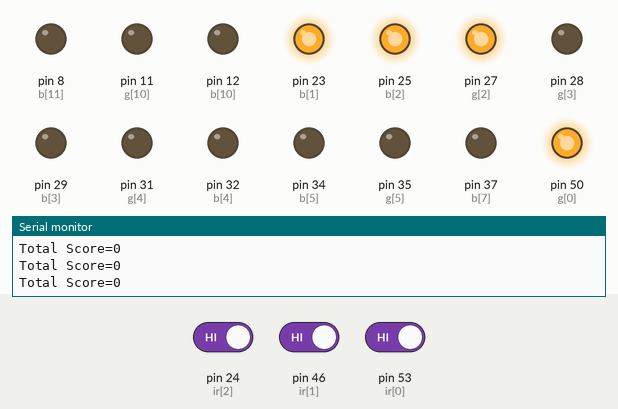
Simulated run of this sketch. Board: Arduino Mega 2560, built with avr-gcc and run on an emulated ATmega2560. Shown: output pins drawn as LEDs (lit = HIGH), the last lines printed to the serial monitor. The test bench sets the inputs (shaded band); at power-on: pin 24 (ir[2]) HIGH, pin 46 (ir[1]) HIGH, pin 53 (ir[0]) HIGH.

Above: at 1.2 s.
1.3 s: pin 24 (ir[2]) driven LOW
At 2.5 s:
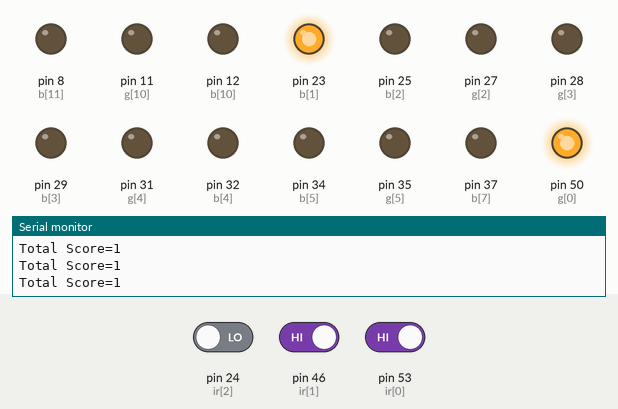
2.8 s: pin 46 (ir[1]) driven LOW
At 3.5 s:
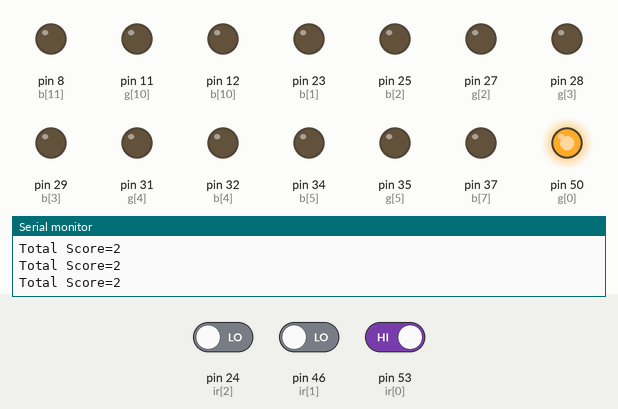
At 6.4 s:
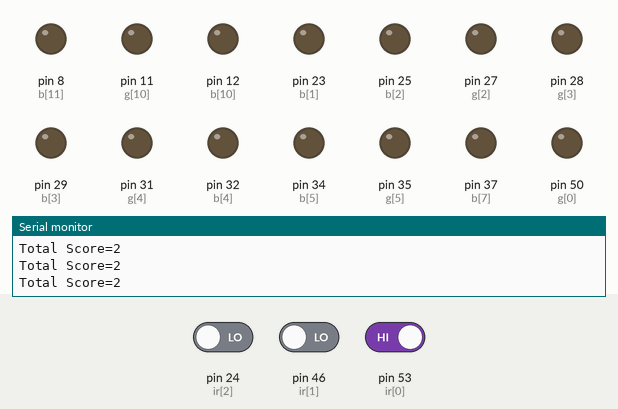
Timing chart, 0 to 7.9 s (numbered marks = the images above; inputs shaded):
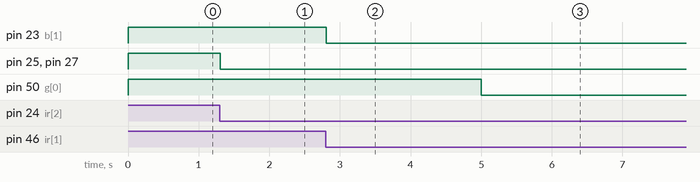

Measured:
- after the input at 1.3 s, pin 25 (b[2]), pin 27 (g[2]): HIGH → LOW at once
- after the input at 2.8 s, pin 23 (b[1]): HIGH → LOW after 0.00 s instead of 2.2 s

The sketch:

box_piano_tiles_level_1_complete.ino
```cpp
int ir[12]={53,46,24,26,30,33,A13,36,A8,A0,13,10};
int g[12]={50,47,27,28,31,35,A7,39,A5,A1,11,A11};
int b[12]={52,23,25,29,32,34,A14,37,A9,A2,12,8};

int score[12];
long interval=5000;
long previousMillis=0;
int i,j,k,flag=0;
long total=0;

int l[12];
unsigned long currentMillis = 0;
void setup() {
  // put your setup code here, to run once:
Serial.begin(9600);
for(i=0;i<12;i++)
{
  pinMode(ir[i],INPUT);
  pinMode(g[i],OUTPUT);
  pinMode(b[i],OUTPUT);
}
}

void loop()
{
     currentMillis = millis();
     set1();


    total=score[0]+score[2]+score[1];

    Serial.print("Total Score=");
    Serial.println(total);
}


void set1()
{
 if(flag<1)
 {
  if(l[0]<1)
 digitalWrite(g[0],HIGH);
 if(l[1]<1)
 digitalWrite(b[1],HIGH);
 if(l[2]<1)
{
 digitalWrite(g[2],HIGH);
 digitalWrite(b[2],HIGH);
}

 if(digitalRead(ir[0])==0)
 {
  if(l[0]<1)
  {
 digitalWrite(g[0],LOW);
 score[0]++;
 l[0]++;
   }
 }
  if(digitalRead(ir[1])==0)
  {
    if(l[1]<1)
    {
    digitalWrite(b[1],LOW);
    score[1]++;
    l[1]++;

    }
  }
  if(digitalRead(ir[2])==0)
  {
    if(l[2]<1)
    {
    digitalWrite(g[2],LOW);
    digitalWrite(b[2],LOW);
    score[2]++;
    l[2]++;

    }
  }
 }
  //l++;
  if (currentMillis - previousMillis >= interval)
 {
     previousMillis = currentMillis;
     digitalWrite(g[0],LOW);
 digitalWrite(b[1],LOW);
 digitalWrite(g[2],LOW);
 digitalWrite(b[2],LOW);
  flag++;
 }
}


   /*
 void test()
 {
  if (currentMillis - previousMillis <= interval)
 {
   previousMillis = currentMillis;
    j=random(1,12);
   if(j>6)
   {
   k=random(j,12);
   }
   else
   {
     k=random(1,j);
   }
   digitalWrite(g[j],LOW);
   digitalWrite(b[k],HIGH );
   int a=digitalRead(ir[j]);
   int b=digitalRead(ir[k]);
   if(a==0)
   {
  //  digitalWrite(g[j],HIGH);
    score++;
    if(b==0)
    {
//      digitalWrite(b[k],HIGH);
    score++;
    }
   }
   l++;
 }
 }


*/
```
